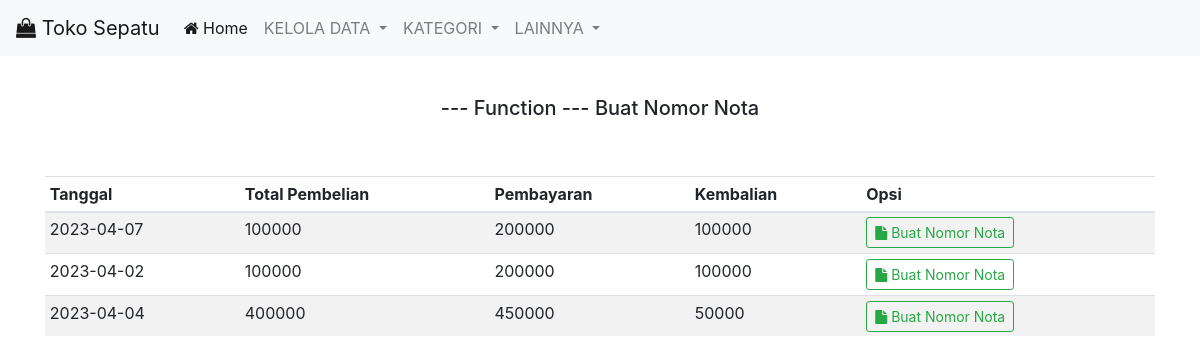
The app's page /fungsi/no_nota.php with its own data.
### tables this page shows
CREATE TABLE `header_bayar` (
  `no_nota` int(11) NOT NULL AUTO_INCREMENT,
  `id_detail` int(11) NOT NULL,
  `tanggal` date NOT NULL,
  `total_pembelian` int(11) NOT NULL,
  `bayar` int(11) NOT NULL,
  `sisa_bayar` int(11) NOT NULL,
  PRIMARY KEY (`no_nota`),
  KEY `fk_head_detail` (`id_detail`),
  CONSTRAINT `fk_head_detail` FOREIGN KEY (`id_detail`) REFERENCES `detail_bayar` (`id_detail`) ON DELETE CASCADE ON UPDATE CASCADE
);

### fungsi/no_nota.php (the view, shortened to what this page needs)
<?php
   require '../function.php';
?>
<!doctype html>
<html lang="en">
<head>
    <link rel="stylesheet" href="https://maxcdn.bootstrapcdn.com/bootstrap/4.0.0/css/bootstrap.min.css"
>
    <link rel="stylesheet" href="https://maxcdn.bootstrapcdn.com/font-awesome/4.5.0/css/font-awesome.min.css" />
</head>
<body>
    <nav class="navbar navbar-expand-lg navbar-light bg-light fixed-top">
        <a class="navbar-brand" href="#"><i class="fa fa-shopping-bag"></i> Toko Sepatu </a>
        <div class="collapse navbar-collapse" id="navbarNavDropdown">
            <ul class="navbar-nav">
                <li class="nav-item active">
                    <a class="nav-link" href="../index.php"><i class="fa fa-home"></i> Home </a>
                </li>
                <li class="nav-item dropdown">
                    <a class="nav-link dropdown-toggle" href="#" id="navbarDropdownMenuLink" data-toggle="dropdown"
                        aria-haspopup="true" aria-expanded="false">
                        KELOLA DATA
                    </a>
                </li>
                <li class="nav-item dropdown">
                    <a class="nav-link dropdown-toggle" href="#" id="navbarDropdownMenuLink" data-toggle="dropdown"
                        aria-haspopup="true" aria-expanded="false">
                        KATEGORI
                    </a>
                </li>
                <li class="nav-item dropdown">
                    <a class="nav-link dropdown-toggle" href="#" id="navbarDropdownMenuLink" data-toggle="dropdown"
                        aria-haspopup="true" aria-expanded="false">
                        LAINNYA
                    </a>
                </li>
            </ul>
        </div>
    </nav>
    <div class="d-flex align-items-center justify-content-center mt-5">
        <div class="p-5">
            <h5 class="text-center">--- Function --- Buat Nomor Nota</h5>
        </div>
    </div>
    <div class="container">
        <div class="row">
            <div class="col">
                <table class="table table-striped table-sm">
                    <thead>
                        <tr>
                            <th scope="col">Tanggal</th>
                            <th scope="col">Total Pembelian</th>
                            <th scope="col">Pembayaran</th>
                            <th scope="col">Kembalian</th>
                            <th scope="col">Opsi</th>
                        </tr>
                    </thead>
                    <tbody>
                        <?php
                            $listheader = mysqli_query($koneksi, "select * from header_bayar");
                            while($data = mysqli_fetch_array($listheader)){
                                $tanggal = $data['tanggal'];
                                $nota = $data['no_nota'];
                                $beli = $data['total_pembelian'];
                                $bayar = $data['bayar'];
                                $kembalian = $data['sisa_bayar'];
                         ?>
                        <tr>
                            <td><?=$tanggal;?></td>
                            <td><?=$beli;?></td>
                            <td><?=$bayar;?></td>
                            <td><?=$kembalian;?></td>
                            <td>
                                <button type="button" class="btn btn-outline-success btn-sm" data-toggle="modal"
                                    data-target="#buatNota<?=$nota;?>">
                                    <i class="fa fa-file"></i> Buat Nomor Nota
                                </button>
                            </td>
                        </tr>
                        <?php
                            };
                        ?>
                    </tbody>
                </table>
            </div>
        </div>
    </div>
</body>
</html>

### records on screen
header_bayar: tanggal "2023-04-07", total_pembelian "100000", bayar "200000", sisa_bayar "100000"
header_bayar: tanggal "2023-04-02", total_pembelian "100000", bayar "200000", sisa_bayar "100000"
header_bayar: tanggal "2023-04-04", total_pembelian "400000", bayar "450000", sisa_bayar "50000"
